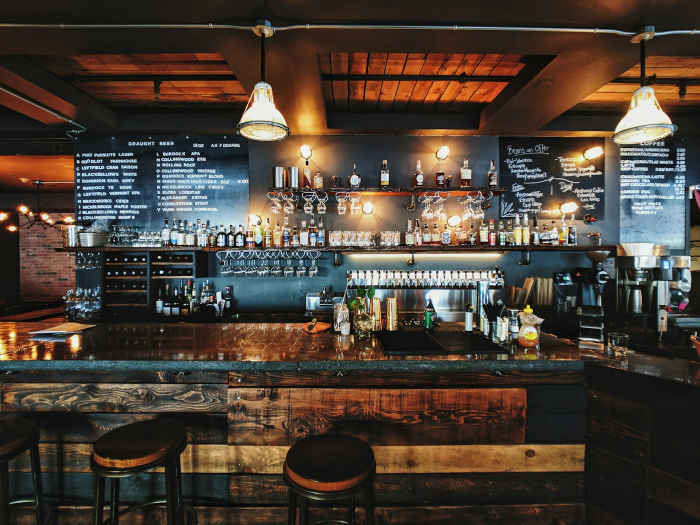
#> input picture _final/bar.jpg, 1400 x 1050 px, found by its file name (shown at 1/2 size); its folder holds only this picture in this run
$ python sheet.py
#> lines starting #> are read from the running program, lines starting #| are printed output that depends on the picture
from PIL import Image, ImageDraw, ImageFont
import os, math
files = sorted(f for f in os.listdir('_final') if f.endswith('.jpg'))
font = ImageFont.truetype(r'C:\Windows\Fonts\arialbd.ttf', 22)
cols, rows, cw, ch = 4, 4, 360, 300
per = cols*rows
for s in range(math.ceil(len(files)/per)):
    batch = files[s*per:(s+1)*per]
    sheet = Image.new('RGB', (cols*cw, rows*ch), '#111')
#> sheet: PIL image 1440x1200 RGB; every value is 17
    d = ImageDraw.Draw(sheet)
    for k, fn in enumerate(batch):
        im = Image.open('_final/'+fn).convert('RGB')
#> im is the input picture: PIL image 1400x1050 RGB; mean R, G, B 74.6, 63.5, 53.8
        im.thumbnail((cw-10, ch-36))
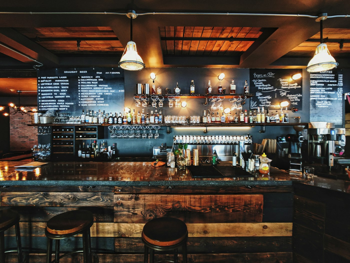
#> im: PIL image 350x263 RGB; mean R, G, B 74.8, 63.7, 54
        x = (k%cols)*cw; y=(k//cols)*ch
        sheet.paste(im, (x + (cw-im.width)//2, y+4))
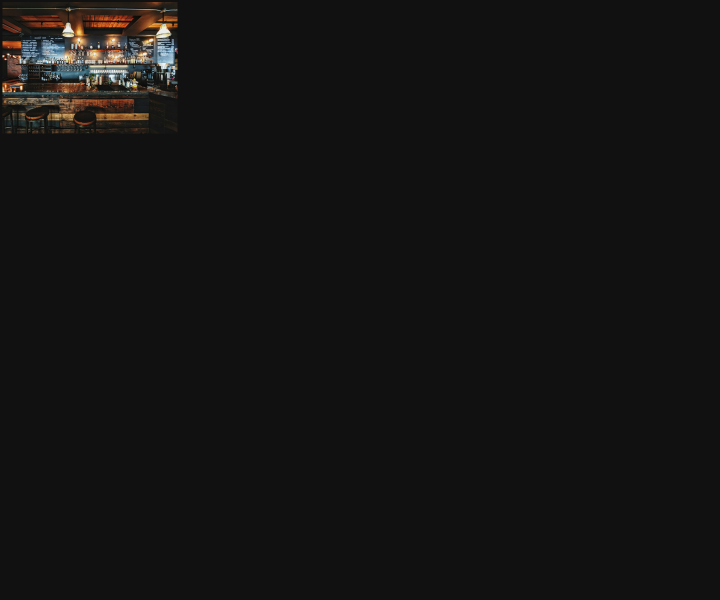
#> sheet: PIL image 1440x1200 RGB (shown at 1/2 size); mean R, G, B 20.1, 19.5, 19
        d.rectangle([x,y+ch-30,x+cw,y+ch], fill='#000')
        d.text((x+8,y+ch-27), fn[:-4], font=font, fill='#fff')
    sheet.save(f'_final/final{s+1}.jpg', quality=85)
    print('final', s+1, len(batch))

$ run again, on _final/carpaccio.jpg
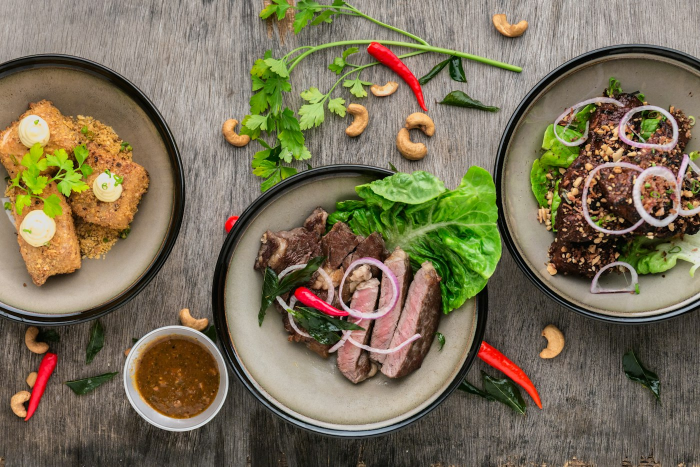
#> input picture _final/carpaccio.jpg, 1400 x 933 px, found by its file name (shown at 1/2 size)
#> im is the input picture: PIL image 1400x933 RGB; mean R, G, B 123.3, 112.8, 88.2
#> `im.thumbnail((cw-10, ch-36))`:
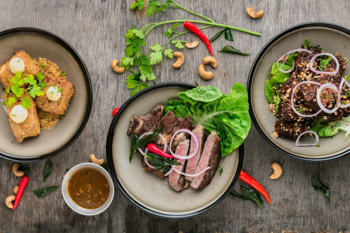
#> im: PIL image 350x233 RGB; mean R, G, B 123.5, 113, 88.3
#> `sheet.paste(im, (x + (cw-im.width)//2, y+4))`:
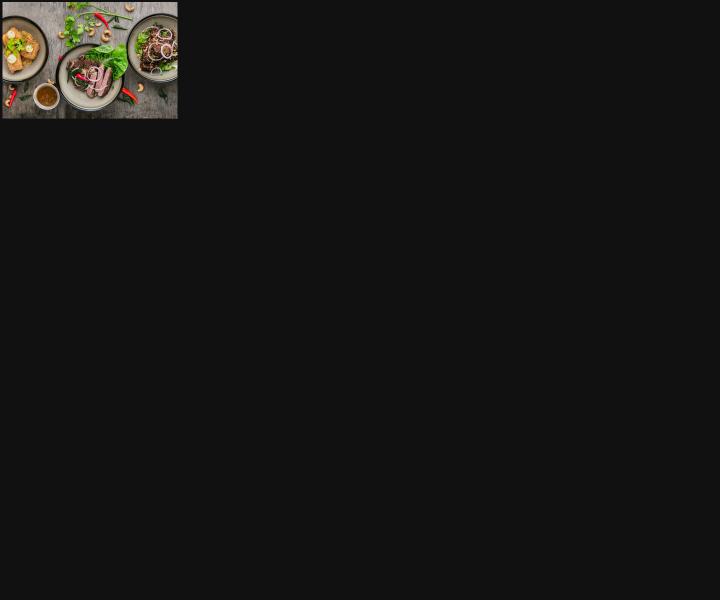
#> sheet: PIL image 1440x1200 RGB (shown at 1/2 size); mean R, G, B 22, 21.5, 20.4

$ run again, on _final/chef.jpg
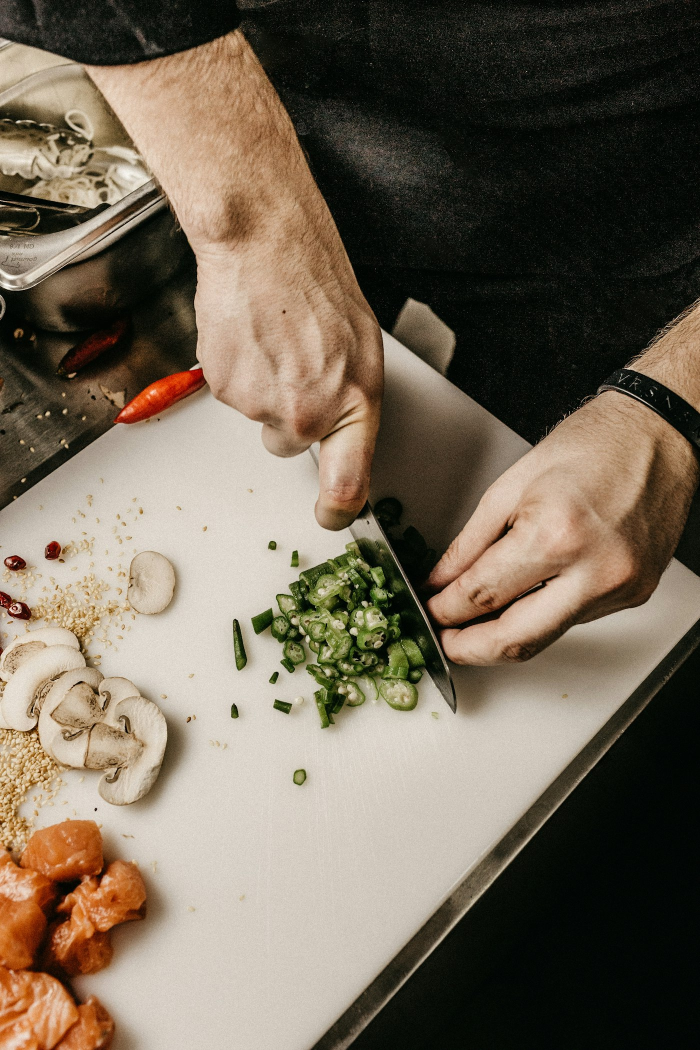
#> input picture _final/chef.jpg, 1400 x 2100 px, found by its file name (shown at 1/2 size)
#> im is the input picture: PIL image 1400x2100 RGB; mean R, G, B 115.7, 103.7, 87.5
#> `im.thumbnail((cw-10, ch-36))`:
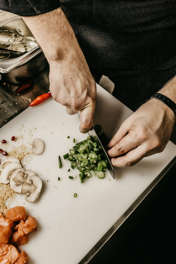
#> im: PIL image 176x264 RGB; mean R, G, B 115.6, 103.6, 87.4
#> `sheet.paste(im, (x + (cw-im.width)//2, y+4))`:
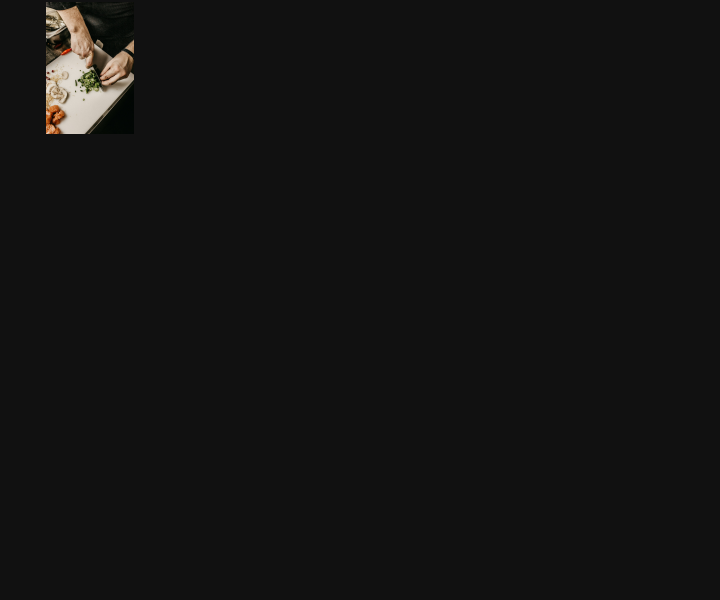
#> sheet: PIL image 1440x1200 RGB (shown at 1/2 size); mean R, G, B 19.7, 19.3, 18.9

$ run again, on _final/bar2.jpg
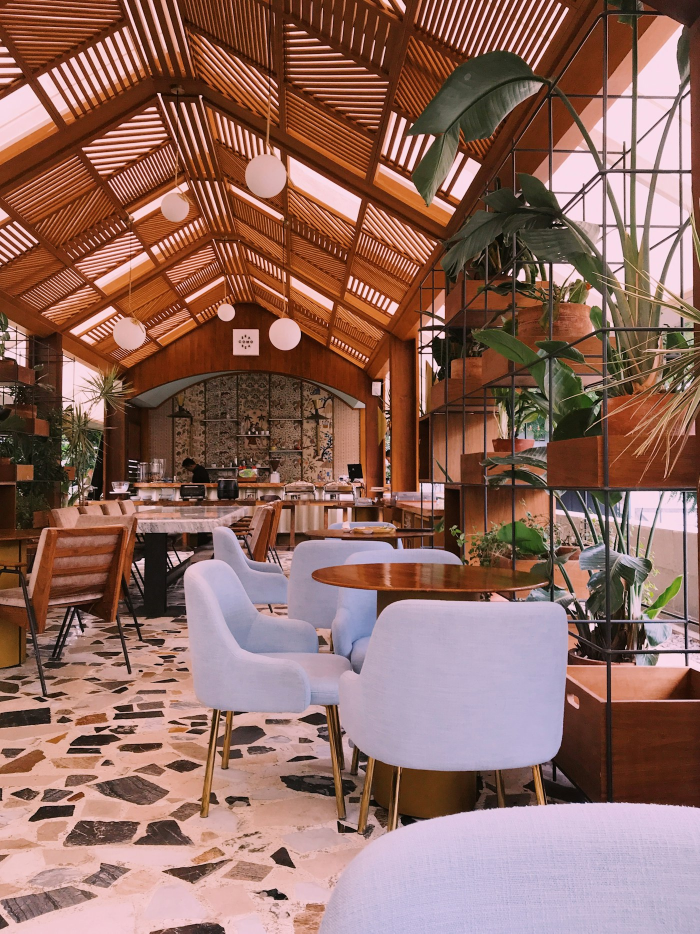
#> input picture _final/bar2.jpg, 1400 x 1867 px, found by its file name (shown at 1/2 size)
#> im is the input picture: PIL image 1400x1867 RGB; mean R, G, B 143.9, 106.1, 96.2
#> `im.thumbnail((cw-10, ch-36))`:
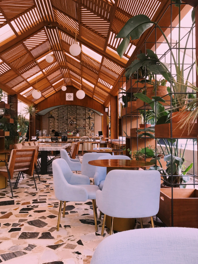
#> im: PIL image 198x264 RGB; mean R, G, B 143.8, 106, 96.1
#> `sheet.paste(im, (x + (cw-im.width)//2, y+4))`:
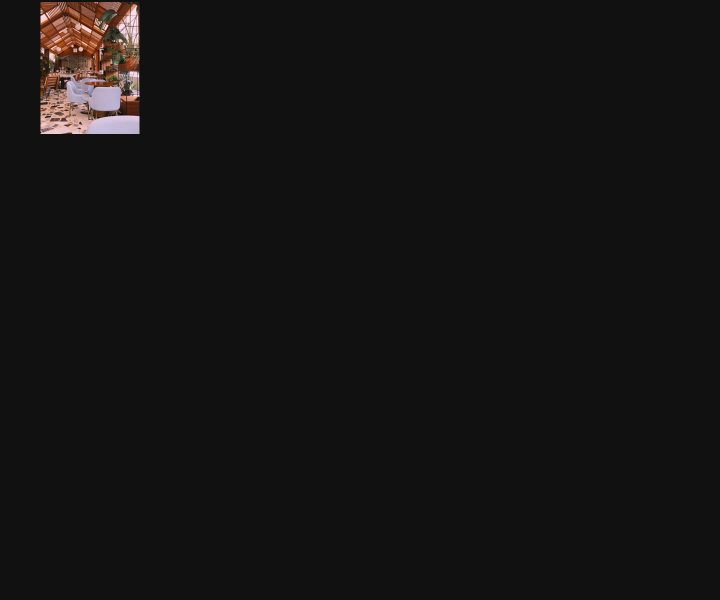
#> sheet: PIL image 1440x1200 RGB (shown at 1/2 size); mean R, G, B 20.8, 19.7, 19.4
